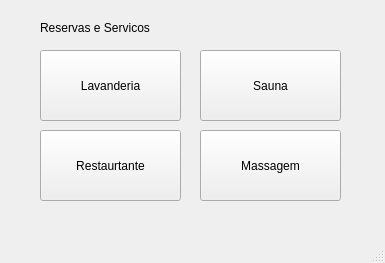
<?xml version="1.0" encoding="UTF-8"?>
<ui version="4.0">
 <class>reserva</class>
 <widget class="QMainWindow" name="reserva">
  <property name="geometry">
   <rect>
    <x>0</x>
    <y>0</y>
    <width>385</width>
    <height>263</height>
   </rect>
  </property>
  <property name="windowTitle">
   <string>MainWindow</string>
  </property>
  <widget class="QWidget" name="centralwidget">
   <widget class="QPushButton" name="pushButton_2">
    <property name="geometry">
     <rect>
      <x>40</x>
      <y>50</y>
      <width>141</width>
      <height>71</height>
     </rect>
    </property>
    <property name="text">
     <string>Lavanderia</string>
    </property>
   </widget>
   <widget class="QLabel" name="label">
    <property name="geometry">
     <rect>
      <x>40</x>
      <y>20</y>
      <width>111</width>
      <height>16</height>
     </rect>
    </property>
    <property name="text">
     <string>Reservas e Servicos</string>
    </property>
   </widget>
   <widget class="QPushButton" name="pushButton_3">
    <property name="geometry">
     <rect>
      <x>40</x>
      <y>130</y>
      <width>141</width>
      <height>71</height>
     </rect>
    </property>
    <property name="text">
     <string>Restaurtante</string>
    </property>
   </widget>
   <widget class="QPushButton" name="pushButton_4">
    <property name="geometry">
     <rect>
      <x>200</x>
      <y>50</y>
      <width>141</width>
      <height>71</height>
     </rect>
    </property>
    <property name="text">
     <string>Sauna</string>
    </property>
   </widget>
   <widget class="QPushButton" name="pushButton_5">
    <property name="geometry">
     <rect>
      <x>200</x>
      <y>130</y>
      <width>141</width>
      <height>71</height>
     </rect>
    </property>
    <property name="text">
     <string>Massagem</string>
    </property>
   </widget>
  </widget>
  <widget class="QMenuBar" name="menubar">
   <property name="geometry">
    <rect>
     <x>0</x>
     <y>0</y>
     <width>385</width>
     <height>21</height>
    </rect>
   </property>
  </widget>
  <widget class="QStatusBar" name="statusbar"/>
 </widget>
 <resources/>
 <connections/>
</ui>
